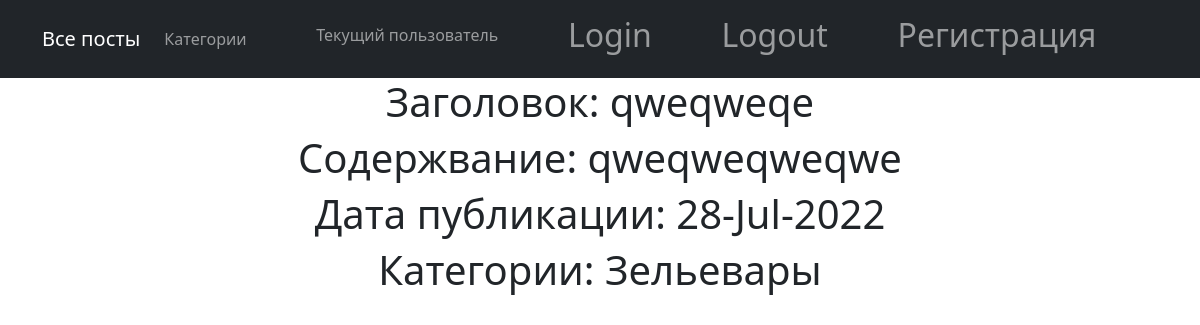
/posts/7, run on the app's committed database.
### main/models.py (models this page shows, shortened)
class Post(models.Model):
    author = models.ForeignKey("Author", on_delete=models.CASCADE)
    time_in = models.DateTimeField(auto_now_add=True)
    header = models.CharField(max_length=128, default="")
    text = models.TextField(null = True)
    category = models.ForeignKey("Category", on_delete=models.CASCADE)

class Category(models.Model):
    category = models.CharField(max_length=64, unique=True)

### main/views.py (the view)
# urls.py: path('<int:pk>', PostDetail.as_view(), name='posts_detail'),
class PostDetail(DetailView):
     model = Post  # модель всё та же, но мы хотим получать детали конкретно отдельного товара
     template_name = 'post_detail.html'  # название шаблона будет product.html
     context_object_name = 'postdetail'  # название объекта. в нём будет

### templates/post_detail.html (shortened to what this page needs)
<!DOCTYPE html>
<html lang="en">
{% extends 'flatpages/default.html' %}
{% block content %}
<h1> Заголовок: {{ postdetail.header}}</h1>
<h1>Содержвание: {{ postdetail.text|truncatechars:50}} </h1>
<h1>Дата публикации: {{ postdetail.time_in|date:"d-M-Y"}}  {{ newsdetail.time_in|time:"H:i"}}</h1>
<h1>Категории: {{postdetail.category.category}}
</h1>
{% endblock content %}

### data on the page
Post: header "qweqweqe", text "qweqweqweqwe", time_in "28-Jul-2022", category.category "Зельевары"
